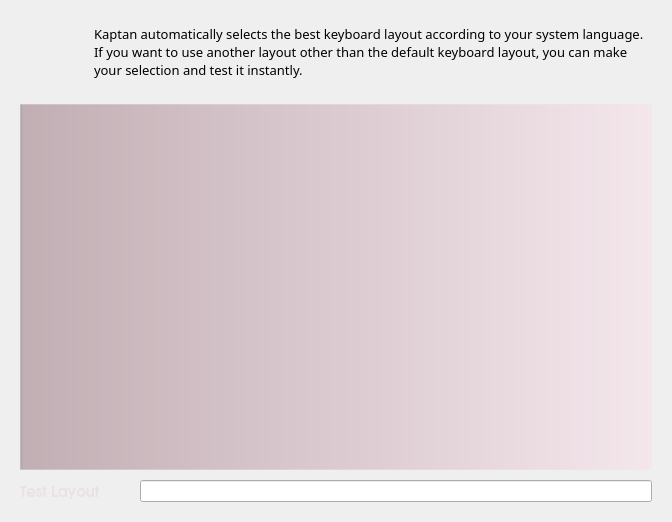
<?xml version="1.0" encoding="UTF-8"?>
<ui version="4.0">
 <class>keyboardWidget</class>
 <widget class="QWidget" name="keyboardWidget">
  <property name="geometry">
   <rect>
    <x>0</x>
    <y>0</y>
    <width>672</width>
    <height>522</height>
   </rect>
  </property>
  <property name="windowTitle">
   <string>Keyboard</string>
  </property>
  <layout class="QGridLayout" name="gridLayout">
   <property name="margin">
    <number>20</number>
   </property>
   <property name="spacing">
    <number>0</number>
   </property>
   <item row="0" column="0">
    <widget class="QLabel" name="label_2">
     <property name="minimumSize">
      <size>
       <width>64</width>
       <height>64</height>
      </size>
     </property>
     <property name="maximumSize">
      <size>
       <width>64</width>
       <height>64</height>
      </size>
     </property>
     <property name="text">
      <string/>
     </property>
     <property name="pixmap">
      <pixmap resource="raw.qrc">:/raw/pics/preferences-desktop-keyboard.png</pixmap>
     </property>
    </widget>
   </item>
   <item row="0" column="1">
    <widget class="QLabel" name="description">
     <property name="minimumSize">
      <size>
       <width>300</width>
       <height>0</height>
      </size>
     </property>
     <property name="font">
      <font>
       <family>Sans Serif</family>
       <pointsize>10</pointsize>
      </font>
     </property>
     <property name="styleSheet">
      <string notr="true"/>
     </property>
     <property name="text">
      <string>Kaptan automatically selects the best keyboard layout according to your system language. If you want to use another layout other than the default keyboard layout, you can make your selection and test it instantly.</string>
     </property>
     <property name="wordWrap">
      <bool>true</bool>
     </property>
     <property name="indent">
      <number>10</number>
     </property>
    </widget>
   </item>
   <item row="1" column="0">
    <spacer name="verticalSpacer_6">
     <property name="orientation">
      <enum>Qt::Vertical</enum>
     </property>
     <property name="sizeType">
      <enum>QSizePolicy::Fixed</enum>
     </property>
     <property name="sizeHint" stdset="0">
      <size>
       <width>30</width>
       <height>20</height>
      </size>
     </property>
    </spacer>
   </item>
   <item row="2" column="0" colspan="2">
    <layout class="QHBoxLayout" name="horizontalLayout_2">
     <item>
      <layout class="QGridLayout" name="gridLayout_2">
       <item row="0" column="0">
        <widget class="QListWidget" name="listWidgetKeyboard">
         <property name="minimumSize">
          <size>
           <width>0</width>
           <height>20</height>
          </size>
         </property>
         <property name="font">
          <font>
           <family>URW Gothic L</family>
           <pointsize>10</pointsize>
           <weight>50</weight>
           <bold>false</bold>
          </font>
         </property>
         <property name="styleSheet">
          <string notr="true">#listWidgetKeyboard {background-color: qlineargradient(spread:pad, x1:0, y1:0, x2:1, y2:0, stop:0 rgba(0, 0, 0, 81), stop:0.00537634 rgba(95, 34, 52, 80), stop:1 rgba(255, 213, 230, 80));
color: white;

border: 1px solid rgb(236, 236, 236, 80);
}</string>
         </property>
         <property name="frameShape">
          <enum>QFrame::NoFrame</enum>
         </property>
         <property name="alternatingRowColors">
          <bool>false</bool>
         </property>
        </widget>
       </item>
       <item row="1" column="0">
        <layout class="QHBoxLayout" name="horizontalLayout">
         <property name="spacing">
          <number>0</number>
         </property>
         <property name="topMargin">
          <number>10</number>
         </property>
         <item>
          <widget class="QLabel" name="label">
           <property name="font">
            <font>
             <family>URW Gothic L</family>
             <pointsize>11</pointsize>
             <weight>75</weight>
             <bold>true</bold>
            </font>
           </property>
           <property name="styleSheet">
            <string notr="true">color: rgb(234, 225, 228);</string>
           </property>
           <property name="text">
            <string>Test Layout</string>
           </property>
          </widget>
         </item>
         <item>
          <spacer name="horizontalSpacer_3">
           <property name="orientation">
            <enum>Qt::Horizontal</enum>
           </property>
           <property name="sizeType">
            <enum>QSizePolicy::Fixed</enum>
           </property>
           <property name="sizeHint" stdset="0">
            <size>
             <width>40</width>
             <height>20</height>
            </size>
           </property>
          </spacer>
         </item>
         <item>
          <widget class="QLineEdit" name="lineEdit"/>
         </item>
        </layout>
       </item>
      </layout>
     </item>
    </layout>
   </item>
  </layout>
 </widget>
 <resources>
  <include location="raw.qrc"/>
 </resources>
 <connections/>
</ui>
